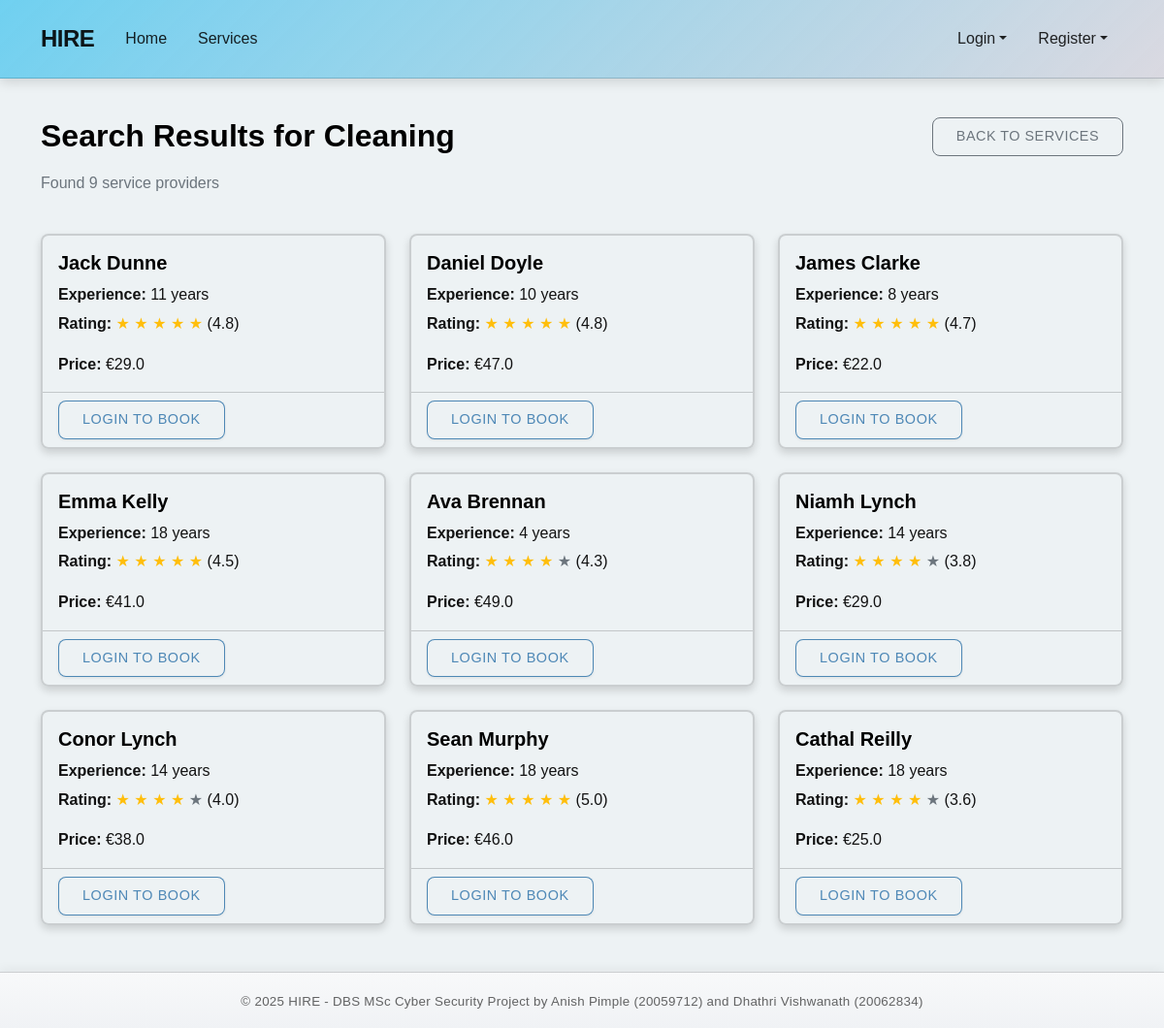
The page /search?category_id=3 on the database its author committed.
### models.py (models this page shows, shortened)
class ServiceCategory(db.Model):
    __tablename__ = 'service_categories'
    id = db.Column(db.Integer, primary_key=True)
    name = db.Column(db.String(50), unique=True, nullable=False)
    description = db.Column(db.Text, nullable=False)

class Provider(db.Model):
    __tablename__ = 'providers'
    id = db.Column(db.Integer, primary_key=True)
    email = db.Column(db.String(100), unique=True, nullable=False)
    phone = db.Column(db.String(15), unique=True, nullable=False)
    password_hash = db.Column(db.String(128), nullable=False)
    first_name = db.Column(db.String(50), nullable=False)
    last_name = db.Column(db.String(50), nullable=False)
    verification_document = db.Column(db.String(255), nullable=False)
    experience_years = db.Column(db.Integer, default=0)
    is_available = db.Column(db.Boolean, default=True)
    avg_rating = db.Column(db.Float, nullable=True)
    is_verified = db.Column(db.Boolean, default=False)
    created_at = db.Column(db.DateTime, default=datetime.utcnow)
    addresses = db.relationship('Address', backref='provider', lazy=True,
                              foreign_keys='Address.provider_id')
    services = db.relationship('ProviderCategory', backref='provider', lazy=True)
    bookings = db.relationship('Booking', backref='provider', lazy=True)
    def get_full_name(self):
        return f"{self.first_name} {self.last_name}"

class ProviderCategory(db.Model):
    __tablename__ = 'provider_categories'
    id = db.Column(db.Integer, primary_key=True)
    provider_id = db.Column(db.Integer, db.ForeignKey('providers.id'), nullable=False)
    category_id = db.Column(db.Integer, db.ForeignKey('service_categories.id'), nullable=False)
    price_rate = db.Column(db.Float, nullable=False)
    category = db.relationship('ServiceCategory', backref='provider_categories')
    __table_args__ = (
        db.UniqueConstraint('provider_id', 'category_id', name='uq_provider_category'),
    )

### routes.py (the view)
@main_bp.route('/search', methods=['GET'])
def search_providers():
    category_id = request.args.get('category_id')
    address_id = request.args.get('address_id')
    if not category_id:
        flash('Please select a service category', 'warning')
        return redirect(url_for('service.service_list'))
    category = ServiceCategory.query.get_or_404(category_id)
    provider_categories = ProviderCategory.query.filter_by(category_id=category_id).all()
    providers = [pc.provider for pc in provider_categories if pc.provider.is_verified and pc.provider.is_available]
    if address_id:
        providers.sort(key=lambda p: p.avg_rating if p.avg_rating is not None else 0, reverse=True)
    return render_template(
        'search_results.html',
        category=category,
        providers=providers,
        user=get_current_user()
    )

### app.py (called while the page is built)
@app.context_processor
def inject_env_variables():
    return dict(
        GOOGLE_MAPS_API_KEY=os.getenv('GOOGLE_MAPS_API_KEY')
    )

@app.context_processor
def utility_processor():
    def format_datetime(value, format='%d %b, %Y %H:%M'):
        """Format a datetime object to string"""
        if value is None:
            return ""
        return value.strftime(format)
    def format_currency(value):
        """Format a number as currency"""
        if value is None:
            return "€0.00"
        return f"€{value:.2f}"
    return dict(
        format_datetime=format_datetime,
        format_currency=format_currency
    )

### routes.py (called while the page is built)
def get_current_user():
    user_id = session.get('user_id')
    user_type = session.get('user_type')
    if not user_id or not user_type:
        return None
    if user_type == 'customer':
        return Customer.query.get(user_id)
    elif user_type == 'provider':
        return Provider.query.get(user_id)
    return None

### templates/search_results.html (shortened to what this page needs)
{% extends "base.html" %}
{% block content %}
<div class="row mb-4">
    <div class="col-md-8">
        <h2>Search Results for {{ category.name }}</h2>
        <p class="text-muted">Found {{ providers|length }} service providers</p>
    </div>
    <div class="col-md-4 text-end">
        <a href="{{ url_for('service.service_list') }}" class="btn btn-outline-secondary">Back to Services</a>
    </div>
</div>
{% if providers %}
    <div class="row row-cols-1 row-cols-md-3 g-4">
        {% for provider in providers %}
            <div class="col">
                <div class="card h-100">
                    <div class="card-body">
                        <h5 class="card-title">{{ provider.get_full_name() }}</h5>
                        <p class="card-text mb-1">
                            <strong>Experience:</strong> {{ provider.experience_years }} years
                        </p>
                        <p class="card-text mb-3">
                            <strong>Rating:</strong>
                            {% if provider.avg_rating %}
                                {% for i in range(5) %}
                                    {% if i < provider.avg_rating|int %}
                                        <span class="text-warning">★</span>
                                    {% elif i < provider.avg_rating|round(0, 'ceil')|int and (provider.avg_rating % 1) >= 0.5 %}
                                        <span class="text-warning">★</span>
                                    {% else %}
                                        <span class="text-secondary">★</span>
                                    {% endif %}
                                {% endfor %}
                                ({{ provider.avg_rating|round(1) }})
                            {% else %}
                                No ratings yet
                            {% endif %}
                        </p>
                        {% set provider_service = provider.services|selectattr('category_id', 'equalto', category.id)|first %}
                        {% if provider_service %}
                            <p class="card-text">
                                <strong>Price:</strong> €{{ provider_service.price_rate }}
                            </p>
                        {% endif %}
                    </div>
                    <div class="card-footer bg-transparent">
                        {% if user and session.get('user_type') == 'customer' %}
                            <a href="{{ url_for('booking.create_booking', provider_id=provider.id) }}?category_id={{ category.id }}" class="btn btn-primary">Book Now</a>
                        {% else %}
                            <a href="{{ url_for('customer.login') }}" class="btn btn-outline-primary">Login to Book</a>
                        {% endif %}
                    </div>
                </div>
            </div>
        {% endfor %}
    </div>
{% else %}
    <div class="alert alert-info">
        <p class="mb-0">No providers found for this service category. Please try a different category or check back later.</p>
    </div>
{% endif %}
{% endblock %}

### static/css/style.css (style rules this page uses)
:root { --primary-color: #58caf0d6; --secondary-color: #200b7bb7; --accent-color: #3586a1d6; --light-color: #121212; --dark-color: #dad9e1; --darker-color: #b0cfdb; --surface-color: #edf2f4f7; --surface-color-hover: #cae6ef; --success-color: #2dc653; --warning-color: #ffbe0b; --danger-color: #a52b2d8e; --border-radius: 0.5rem; --box-shadow: 0 0.5rem 1rem rgba(0, 0, 0, 0.1); --transition: all 0.3s ease; }
body { min-height: 100vh; display: flex; flex-direction: column; font-family: 'DotGothic16', sans-serif; color: var(--light-color); background-color: var(--surface-color); line-height: 1.6; }
h1, h2, h3, h4, h5, h6 { font-family: 'DotGothic16', sans-serif; font-weight: 700; margin-bottom: 1rem; color: black; }
.btn { border-radius: var(--border-radius); padding: 0.5rem 1.5rem; font-weight: 500; transition: var(--transition); text-transform: uppercase; letter-spacing: 0.5px; font-size: 0.9rem; }
.btn-outline-primary { color: #266da6cc; border-color: #266da6cc; background-color: var(--surface-color); box-shadow: 0 1px 3px rgba(0, 0, 0, 0.08); letter-spacing: 0.6px; }
.card { border-radius: var(--border-radius); border: 2px solid rgba(0, 0, 0, 0.15); background-color: var(--surface-color); box-shadow: 0 0.25rem 0.5rem rgba(0, 0, 0, 0.15); transition: var(--transition); overflow: hidden; color: var(--light-color); }
.card-title { color: black; }
.text-warning { color: var(--warning-color) !important; }

### rows shown on the page
ServiceCategory: name "Cleaning"
Provider: get_full_name "Jack Dunne", experience_years "11", avg_rating "4.8"
ProviderCategory: price_rate "29.0"
Provider: get_full_name "Daniel Doyle", experience_years "10", avg_rating "4.8"
ProviderCategory: price_rate "47.0"
Provider: get_full_name "James Clarke", experience_years "8", avg_rating "4.7"
ProviderCategory: price_rate "22.0"
Provider: get_full_name "Emma Kelly", experience_years "18", avg_rating "4.5"
ProviderCategory: price_rate "41.0"
Provider: get_full_name "Ava Brennan", experience_years "4", avg_rating "4.3"
ProviderCategory: price_rate "49.0"
Provider: get_full_name "Niamh Lynch", experience_years "14", avg_rating "3.8"
ProviderCategory: price_rate "29.0"
Provider: get_full_name "Conor Lynch", experience_years "14", avg_rating "4.0"
ProviderCategory: price_rate "38.0"
Provider: get_full_name "Sean Murphy", experience_years "18", avg_rating "5.0"
ProviderCategory: price_rate "46.0"
Provider: get_full_name "Cathal Reilly", experience_years "18", avg_rating "3.6"
ProviderCategory: price_rate "25.0"

### other values the page prints
{{ providers|length }} "9"
